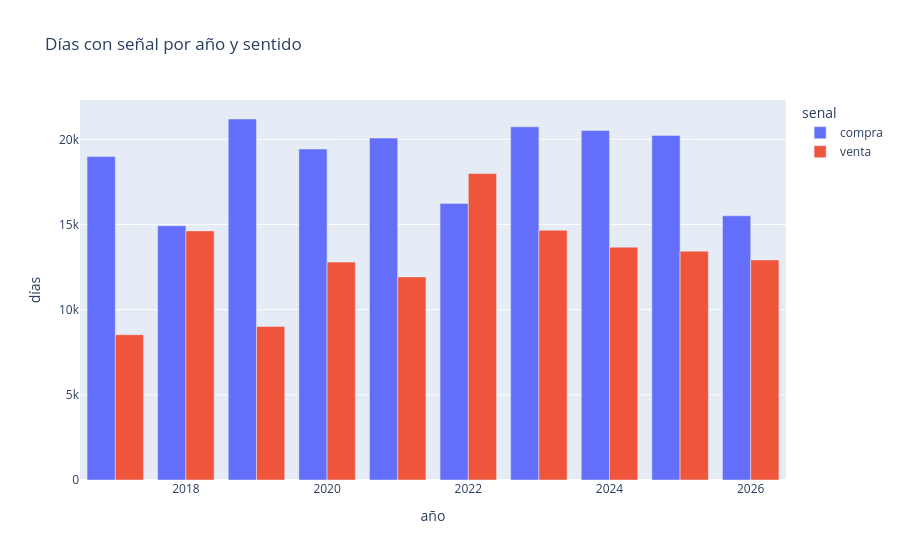

Here is the notebook cell this chart was saved with:
### Markdown cell above
Señales finales de compra y de venta, en total y por año:

### Code cell
dias_con_senal = senales["senal"].isin(["compra", "venta"])
print(senales["senal"].value_counts().to_string())
print(f"Días con señal: {dias_con_senal.mean():.1%} de todos los empresa-día")

por_anio = senales[dias_con_senal].groupby([senales["fecha"].dt.year, "senal"]).size()
por_anio = por_anio.rename("días").reset_index().rename(columns={"fecha": "año"})
grafico = px.bar(por_anio, x="año", y="días", color="senal", barmode="group",
                 title="Días con señal por año y sentido")
grafico.show(renderer="plotly_mimetype")

### Figure 1 — Plotly figure (JSON) as saved in the notebook; plotly's stock layout.template omitted (floating-point values rounded to 4 significant figures)
{"data": [{"alignmentgroup": "True", "hovertemplate": "senal=compra<br>año=%{x}<br>días=%{y}<extra></extra>", "legendgroup": "compra", "marker": {"color": "#636efa", "pattern": {"shape": ""}}, "name": "compra", "offsetgroup": "compra", "orientation": "v", "showlegend": true, "textposition": "auto", "type": "bar", "x": [2017, 2018, 2019, 2020, 2021, 2022, 2023, 2024, 2025, 2026], "xaxis": "x", "y": [18989, 14928, 21192, 19428, 20070, 16238, 20734, 20518, 20230, 15510], "yaxis": "y"}, {"alignmentgroup": "True", "hovertemplate": "senal=venta<br>año=%{x}<br>días=%{y}<extra></extra>", "legendgroup": "venta", "marker": {"color": "#EF553B", "pattern": {"shape": ""}}, "name": "venta", "offsetgroup": "venta", "orientation": "v", "showlegend": true, "textposition": "auto", "type": "bar", "x": [2017, 2018, 2019, 2020, 2021, 2022, 2023, 2024, 2025, 2026], "xaxis": "x", "y": [8528, 14624, 9011, 12792, 11924, 17986, 14662, 13669, 13434, 12919], "yaxis": "y"}], "layout": {"barmode": "group", "legend": {"title": {"text": "senal"}, "tracegroupgap": 0}, "title": {"text": "Días con señal por año y sentido"}, "xaxis": {"anchor": "y", "domain": [0.0, 1.0], "title": {"text": "año"}}, "yaxis": {"anchor": "x", "domain": [0.0, 1.0], "title": {"text": "días"}}}}
